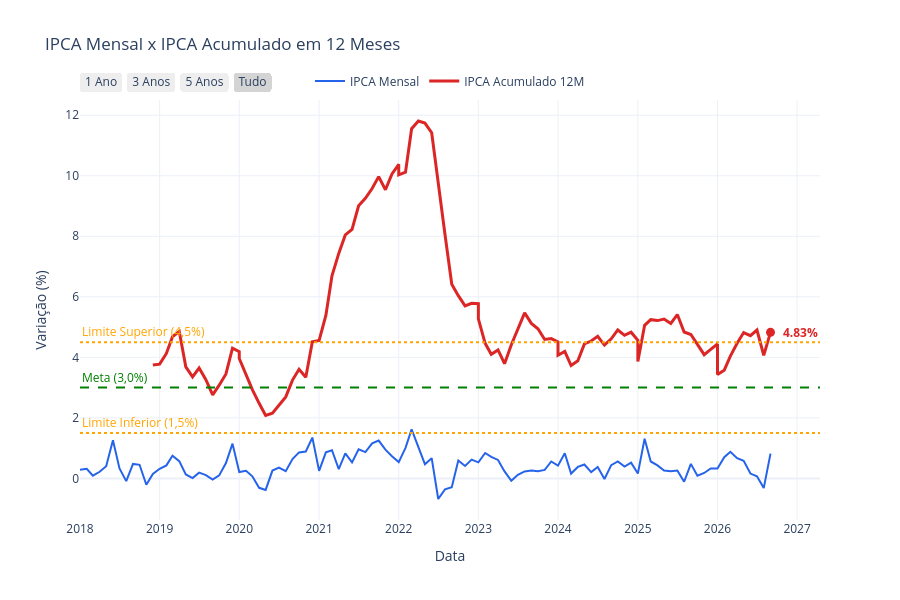

Write notebook code for a chart like this one.
### Code cell
# ==================================================
# IPCA Mensal
# ==================================================

inicio = date(2018, 1, 1)
fim = date.today()

janelas = []

while inicio <= fim:

    fim_janela = min(
        inicio + timedelta(days=365),
        fim
    )

    janelas.append(
        sgs.get(
            {"IPCA": 433},
            start=inicio.isoformat(),
            end=fim_janela.isoformat()
        )
    )

    inicio = fim_janela + timedelta(days=1)

df = pd.concat(janelas).sort_index()

serie_ipca = df.iloc[:, 0].dropna()

# ==================================================
# IPCA acumulado 12 meses
# ==================================================

ipca_12m = (
    (1 + serie_ipca / 100)
    .rolling(12)
    .apply(np.prod, raw=True)
    .sub(1)
    .mul(100)
)

# ==================================================
# Último valor
# ==================================================

ipca_12m_valid = ipca_12m.dropna()

ultimo_valor = ipca_12m_valid.iloc[-1]
ultima_data = ipca_12m_valid.index[-1]

# ==================================================
# Figura
# ==================================================

fig = go.Figure()

# IPCA mensal

fig.add_trace(
    go.Scatter(
        x=serie_ipca.index,
        y=serie_ipca,
        mode="lines",
        name="IPCA Mensal",
        line=dict(
            color="#2563eb",
            width=2
        ),
        hovertemplate=
        "<b>%{x|%m/%Y}</b><br>"
        "IPCA Mensal: %{y:.2f}%"
        "<extra></extra>",
    )
)

# IPCA acumulado 12 meses

fig.add_trace(
    go.Scatter(
        x=ipca_12m.index,
        y=ipca_12m,
        mode="lines",
        name="IPCA Acumulado 12M",
        line=dict(
            color="#dc2626",
            width=3
        ),
        hovertemplate=
        "<b>%{x|%m/%Y}</b><br>"
        "IPCA 12M: %{y:.2f}%"
        "<extra></extra>",
    )
)

# marcador final

fig.add_trace(
    go.Scatter(
        x=[ultima_data],
        y=[ultimo_valor],
        mode="markers",
        marker=dict(
            color="#dc2626",
            size=9
        ),
        showlegend=False,
        hovertemplate=
        "<b>%{x|%m/%Y}</b><br>"
        "IPCA 12M: %{y:.2f}%"
        "<extra></extra>",
    )
)

# ==================================================
# Anotação do último valor
# ==================================================

fig.add_annotation(
    x=ultima_data,
    y=ultimo_valor,
    text=f"<b>{ultimo_valor:.2f}%</b>",
    showarrow=False,
    xshift=30,
    font=dict(
        size=12,
        color="#dc2626"
    )
)

# ==================================================
# Meta de inflação
# ==================================================

# fig.add_hrect(
#     y0=1.5,
#     y1=4.5,
#     fillcolor="green",
#     opacity=0.08,
#     layer="below",
#     line_width=0,
# )

# fig.add_hline(
#     y=3.0,
#     line_color="green",
#     line_dash="dash",
#     annotation_text="Meta (3,0%)"
# )

# fig.add_hline(
#     y=4.5,
#     line_color="orange",
#     line_dash="dot",
#     annotation_text="Limite Superior (4,5%)"
# )

# fig.add_hline(
#     y=1.5,
#     line_color="orange",
#     line_dash="dot",
#     annotation_text="Limite Inferior (1,5%)"
# )
# Linhas horizontais

fig.add_hline(
    y=3.0,
    line_color="green",
    line_dash="dash"
)

fig.add_hline(
    y=4.5,
    line_color="orange",
    line_dash="dot"
)

fig.add_hline(
    y=1.5,
    line_color="orange",
    line_dash="dot"
)

# Labels à esquerda

fig.add_annotation(
    x=serie_ipca.index.min(),
    y=4.5,
    text="Limite Superior (4,5%)",
    showarrow=False,
    xanchor="left",
    yanchor="bottom",
    font=dict(color="orange")
)

fig.add_annotation(
    x=serie_ipca.index.min(),
    y=3.0,
    text="Meta (3,0%)",
    showarrow=False,
    xanchor="left",
    yanchor="bottom",
    font=dict(color="green")
)

fig.add_annotation(
    x=serie_ipca.index.min(),
    y=1.5,
    text="Limite Inferior (1,5%)",
    showarrow=False,
    xanchor="left",
    yanchor="bottom",
    font=dict(color="orange")
)

# ==================================================
# Layout
# ==================================================

fig.update_layout(
    title="IPCA Mensal x IPCA Acumulado em 12 Meses",
    template="plotly_white",
    hovermode="x unified",
    height=600,
    xaxis_title="Data",
    yaxis_title="Variação (%)",
    legend=dict(
        orientation="h",
        y=1.08,
        x=0.5,
        xanchor="center"
    ),
)

# ==================================================
# Navegação
# ==================================================


fig.update_xaxes(
    rangeselector=dict(
        buttons=[
            dict(count=1, label="1 Ano", step="year", stepmode="backward"),
            dict(count=3, label="3 Anos", step="year", stepmode="backward"),
            dict(count=5, label="5 Anos", step="year", stepmode="backward"),
            dict(label="Tudo", step="all"),
        ]
    ),
    rangeslider_visible=False
)

fig.show()

### Figure 1 — Plotly figure (JSON) as saved in the notebook; plotly's stock layout.template omitted (floating-point values rounded to 4 significant figures)
{"data": [{"hovertemplate": "<b>%{x|%m/%Y}</b><br>IPCA Mensal: %{y:.2f}%<extra></extra>", "line": {"color": "#2563eb", "width": 2}, "mode": "lines", "name": "IPCA Mensal", "type": "scatter", "x": ["2018-01-01T00:00:00.000000", "2018-02-01T00:00:00.000000", "2018-03-01T00:00:00.000000", "2018-04-01T00:00:00.000000", "2018-05-01T00:00:00.000000", "2018-06-01T00:00:00.000000", "2018-07-01T00:00:00.000000", "2018-08-01T00:00:00.000000", "2018-09-01T00:00:00.000000", "2018-10-01T00:00:00.000000", "2018-11-01T00:00:00.000000", "2018-12-01T00:00:00.000000", "2019-01-01T00:00:00.000000", "2019-01-01T00:00:00.000000", "2019-02-01T00:00:00.000000", "2019-03-01T00:00:00.000000", "2019-04-01T00:00:00.000000", "2019-05-01T00:00:00.000000", "2019-06-01T00:00:00.000000", "2019-07-01T00:00:00.000000", "2019-08-01T00:00:00.000000", "2019-09-01T00:00:00.000000", "2019-10-01T00:00:00.000000", "2019-11-01T00:00:00.000000", "2019-12-01T00:00:00.000000", "2020-01-01T00:00:00.000000", "2020-01-01T00:00:00.000000", "2020-02-01T00:00:00.000000", "2020-03-01T00:00:00.000000", "2020-04-01T00:00:00.000000", "2020-05-01T00:00:00.000000", "2020-06-01T00:00:00.000000", "2020-07-01T00:00:00.000000", "2020-08-01T00:00:00.000000", "2020-09-01T00:00:00.000000", "2020-10-01T00:00:00.000000", "2020-11-01T00:00:00.000000", "2020-12-01T00:00:00.000000", "2021-01-01T00:00:00.000000", "2021-01-01T00:00:00.000000", "2021-02-01T00:00:00.000000", "2021-03-01T00:00:00.000000", "2021-04-01T00:00:00.000000", "2021-05-01T00:00:00.000000", "2021-06-01T00:00:00.000000", "2021-07-01T00:00:00.000000", "2021-08-01T00:00:00.000000", "2021-09-01T00:00:00.000000", "2021-10-01T00:00:00.000000", "2021-11-01T00:00:00.000000", "2021-12-01T00:00:00.000000", "2022-01-01T00:00:00.000000", "2022-01-01T00:00:00.000000", "2022-02-01T00:00:00.000000", "2022-03-01T00:00:00.000000", "2022-04-01T00:00:00.000000", "2022-05-01T00:00:00.000000", "2022-06-01T00:00:00.000000", "2022-07-01T00:00:00.000000", "2022-08-01T00:00:00.000000", "2022-09-01T00:00:00.000000", "2022-10-01T00:00:00.000000", "2022-11-01T00:00:00.000000", "2022-12-01T00:00:00.000000", "2023-01-01T00:00:00.000000", "2023-01-01T00:00:00.000000", "2023-02-01T00:00:00.000000", "2023-03-01T00:00:00.000000", "2023-04-01T00:00:00.000000", "2023-05-01T00:00:00.000000", "2023-06-01T00:00:00.000000", "2023-07-01T00:00:00.000000", "2023-08-01T00:00:00.000000", "2023-09-01T00:00:00.000000", "2023-10-01T00:00:00.000000", "2023-11-01T00:00:00.000000", "2023-12-01T00:00:00.000000", "2024-01-01T00:00:00.000000", "2024-01-01T00:00:00.000000", "2024-02-01T00:00:00.000000", "2024-03-01T00:00:00.000000", "2024-04-01T00:00:00.000000", "2024-05-01T00:00:00.000000", "2024-06-01T00:00:00.000000", "2024-07-01T00:00:00.000000", "2024-08-01T00:00:00.000000", "2024-09-01T00:00:00.000000", "2024-10-01T00:00:00.000000", "2024-11-01T00:00:00.000000", "2024-12-01T00:00:00.000000", "2025-01-01T00:00:00.000000", "2025-01-01T00:00:00.000000", "2025-02-01T00:00:00.000000", "2025-03-01T00:00:00.000000", "2025-04-01T00:00:00.000000", "2025-05-01T00:00:00.000000", "2025-06-01T00:00:00.000000", "2025-07-01T00:00:00.000000", "2025-08-01T00:00:00.000000", "2025-09-01T00:00:00.000000", "2025-10-01T00:00:00.000000", "2025-11-01T00:00:00.000000", "2025-12-01T00:00:00.000000", "2026-01-01T00:00:00.000000", "2026-01-01T00:00:00.000000", "2026-02-01T00:00:00.000000", "2026-03-01T00:00:00.000000", "2026-04-01T00:00:00.000000", "2026-05-01T00:00:00.000000", "2026-06-01T00:00:00.000000", "2026-07-01T00:00:00.000000", "2026-08-01T00:00:00.000000", "2026-09-01T00:00:00.000000"], "y": [0.29, 0.32, 0.09, 0.22, 0.4, 1.26, 0.33, -0.09, 0.48, 0.45, -0.21, 0.15, 0.32, 0.32, 0.43, 0.75, 0.57, 0.13, 0.01, 0.19, 0.11, -0.04, 0.1, 0.51, 1.15, 0.21, 0.21, 0.25, 0.07, -0.31, -0.38, 0.26, 0.36, 0.24, 0.64, 0.86, 0.89, 1.35, 0.25, 0.25, 0.86, 0.93, 0.31, 0.83, 0.53, 0.96, 0.87, 1.16, 1.25, 0.95, 0.73, 0.54, 0.54, 1.01, 1.62, 1.06, 0.47, 0.67, -0.68, -0.36, -0.29, 0.59, 0.41, 0.62, 0.53, 0.53, 0.84, 0.71, 0.61, 0.23, -0.08, 0.12, 0.23, 0.26, 0.24, 0.28, 0.56, 0.42, 0.42, 0.83, 0.16, 0.38, 0.46, 0.21, 0.38, -0.02, 0.44, 0.56, 0.39, 0.52, 0.16, 0.16, 1.31, 0.56, 0.43, 0.26, 0.24, 0.26, -0.11, 0.48, 0.09, 0.18, 0.33, 0.33, 0.33, 0.7, 0.88, 0.67, 0.58, 0.16, 0.07, -0.32, 0.82]}, {"hovertemplate": "<b>%{x|%m/%Y}</b><br>IPCA 12M: %{y:.2f}%<extra></extra>", "line": {"color": "#dc2626", "width": 3}, "mode": "lines", "name": "IPCA Acumulado 12M", "type": "scatter", "x": ["2018-01-01T00:00:00.000000", "2018-02-01T00:00:00.000000", "2018-03-01T00:00:00.000000", "2018-04-01T00:00:00.000000", "2018-05-01T00:00:00.000000", "2018-06-01T00:00:00.000000", "2018-07-01T00:00:00.000000", "2018-08-01T00:00:00.000000", "2018-09-01T00:00:00.000000", "2018-10-01T00:00:00.000000", "2018-11-01T00:00:00.000000", "2018-12-01T00:00:00.000000", "2019-01-01T00:00:00.000000", "2019-01-01T00:00:00.000000", "2019-02-01T00:00:00.000000", "2019-03-01T00:00:00.000000", "2019-04-01T00:00:00.000000", "2019-05-01T00:00:00.000000", "2019-06-01T00:00:00.000000", "2019-07-01T00:00:00.000000", "2019-08-01T00:00:00.000000", "2019-09-01T00:00:00.000000", "2019-10-01T00:00:00.000000", "2019-11-01T00:00:00.000000", "2019-12-01T00:00:00.000000", "2020-01-01T00:00:00.000000", "2020-01-01T00:00:00.000000", "2020-02-01T00:00:00.000000", "2020-03-01T00:00:00.000000", "2020-04-01T00:00:00.000000", "2020-05-01T00:00:00.000000", "2020-06-01T00:00:00.000000", "2020-07-01T00:00:00.000000", "2020-08-01T00:00:00.000000", "2020-09-01T00:00:00.000000", "2020-10-01T00:00:00.000000", "2020-11-01T00:00:00.000000", "2020-12-01T00:00:00.000000", "2021-01-01T00:00:00.000000", "2021-01-01T00:00:00.000000", "2021-02-01T00:00:00.000000", "2021-03-01T00:00:00.000000", "2021-04-01T00:00:00.000000", "2021-05-01T00:00:00.000000", "2021-06-01T00:00:00.000000", "2021-07-01T00:00:00.000000", "2021-08-01T00:00:00.000000", "2021-09-01T00:00:00.000000", "2021-10-01T00:00:00.000000", "2021-11-01T00:00:00.000000", "2021-12-01T00:00:00.000000", "2022-01-01T00:00:00.000000", "2022-01-01T00:00:00.000000", "2022-02-01T00:00:00.000000", "2022-03-01T00:00:00.000000", "2022-04-01T00:00:00.000000", "2022-05-01T00:00:00.000000", "2022-06-01T00:00:00.000000", "2022-07-01T00:00:00.000000", "2022-08-01T00:00:00.000000", "2022-09-01T00:00:00.000000", "2022-10-01T00:00:00.000000", "2022-11-01T00:00:00.000000", "2022-12-01T00:00:00.000000", "2023-01-01T00:00:00.000000", "2023-01-01T00:00:00.000000", "2023-02-01T00:00:00.000000", "2023-03-01T00:00:00.000000", "2023-04-01T00:00:00.000000", "2023-05-01T00:00:00.000000", "2023-06-01T00:00:00.000000", "2023-07-01T00:00:00.000000", "2023-08-01T00:00:00.000000", "2023-09-01T00:00:00.000000", "2023-10-01T00:00:00.000000", "2023-11-01T00:00:00.000000", "2023-12-01T00:00:00.000000", "2024-01-01T00:00:00.000000", "2024-01-01T00:00:00.000000", "2024-02-01T00:00:00.000000", "2024-03-01T00:00:00.000000", "2024-04-01T00:00:00.000000", "2024-05-01T00:00:00.000000", "2024-06-01T00:00:00.000000", "2024-07-01T00:00:00.000000", "2024-08-01T00:00:00.000000", "2024-09-01T00:00:00.000000", "2024-10-01T00:00:00.000000", "2024-11-01T00:00:00.000000", "2024-12-01T00:00:00.000000", "2025-01-01T00:00:00.000000", "2025-01-01T00:00:00.000000", "2025-02-01T00:00:00.000000", "2025-03-01T00:00:00.000000", "2025-04-01T00:00:00.000000", "2025-05-01T00:00:00.000000", "2025-06-01T00:00:00.000000", "2025-07-01T00:00:00.000000", "2025-08-01T00:00:00.000000", "2025-09-01T00:00:00.000000", "2025-10-01T00:00:00.000000", "2025-11-01T00:00:00.000000", "2025-12-01T00:00:00.000000", "2026-01-01T00:00:00.000000", "2026-01-01T00:00:00.000000", "2026-02-01T00:00:00.000000", "2026-03-01T00:00:00.000000", "2026-04-01T00:00:00.000000", "2026-05-01T00:00:00.000000", "2026-06-01T00:00:00.000000", "2026-07-01T00:00:00.000000", "2026-08-01T00:00:00.000000", "2026-09-01T00:00:00.000000"], "y": [NaN, NaN, NaN, NaN, NaN, NaN, NaN, NaN, NaN, NaN, NaN, 3.745, 3.777, 3.777, 4.129, 4.68, 4.857, 3.687, 3.356, 3.646, 3.264, 2.76, 3.08, 3.45, 4.306, 4.192, 3.963, 3.447, 2.933, 2.481, 2.081, 2.153, 2.408, 2.695, 3.248, 3.608, 3.342, 4.517, 4.559, 4.559, 5.384, 6.695, 7.434, 8.045, 8.228, 9.006, 9.255, 9.58, 9.971, 9.537, 10.06, 10.38, 10.03, 10.12, 11.55, 11.81, 11.74, 11.42, 9.709, 8.061, 6.417, 6.038, 5.701, 5.785, 5.774, 5.272, 4.464, 4.102, 4.247, 3.791, 4.418, 4.921, 5.468, 5.122, 4.945, 4.59, 4.621, 4.507, 4.071, 4.195, 3.729, 3.885, 4.446, 4.54, 4.696, 4.404, 4.612, 4.904, 4.727, 4.831, 4.56, 3.865, 5.058, 5.246, 5.215, 5.267, 5.12, 5.415, 4.837, 4.754, 4.441, 4.088, 4.264, 4.441, 3.431, 3.575, 4.039, 4.465, 4.819, 4.714, 4.903, 4.068, 4.827]}, {"hovertemplate": "<b>%{x|%m/%Y}</b><br>IPCA 12M: %{y:.2f}%<extra></extra>", "marker": {"color": "#dc2626", "size": 9}, "mode": "markers", "showlegend": false, "type": "scatter", "x": ["2026-09-01T00:00:00"], "y": [4.827]}], "layout": {"annotations": [{"font": {"color": "#dc2626", "size": 12}, "showarrow": false, "text": "<b>4.83%</b>", "x": "2026-09-01T00:00:00", "xshift": 30, "y": 4.827}, {"font": {"color": "orange"}, "showarrow": false, "text": "Limite Superior (4,5%)", "x": "2018-01-01T00:00:00", "xanchor": "left", "y": 4.5, "yanchor": "bottom"}, {"font": {"color": "green"}, "showarrow": false, "text": "Meta (3,0%)", "x": "2018-01-01T00:00:00", "xanchor": "left", "y": 3, "yanchor": "bottom"}, {"font": {"color": "orange"}, "showarrow": false, "text": "Limite Inferior (1,5%)", "x": "2018-01-01T00:00:00", "xanchor": "left", "y": 1.5, "yanchor": "bottom"}], "height": 600, "hovermode": "x unified", "legend": {"orientation": "h", "x": 0.5, "xanchor": "center", "y": 1.08}, "shapes": [{"line": {"color": "green", "dash": "dash"}, "type": "line", "x0": 0, "x1": 1, "xref": "x domain", "y0": 3, "y1": 3, "yref": "y"}, {"line": {"color": "orange", "dash": "dot"}, "type": "line", "x0": 0, "x1": 1, "xref": "x domain", "y0": 4.5, "y1": 4.5, "yref": "y"}, {"line": {"color": "orange", "dash": "dot"}, "type": "line", "x0": 0, "x1": 1, "xref": "x domain", "y0": 1.5, "y1": 1.5, "yref": "y"}], "title": {"text": "IPCA Mensal x IPCA Acumulado em 12 Meses"}, "xaxis": {"rangeselector": {"buttons": [{"count": 1, "label": "1 Ano", "step": "year", "stepmode": "backward"}, {"count": 3, "label": "3 Anos", "step": "year", "stepmode": "backward"}, {"count": 5, "label": "5 Anos", "step": "year", "stepmode": "backward"}, {"label": "Tudo", "step": "all"}]}, "rangeslider": {"visible": false}, "title": {"text": "Data"}}, "yaxis": {"title": {"text": "Variação (%)"}}}}
